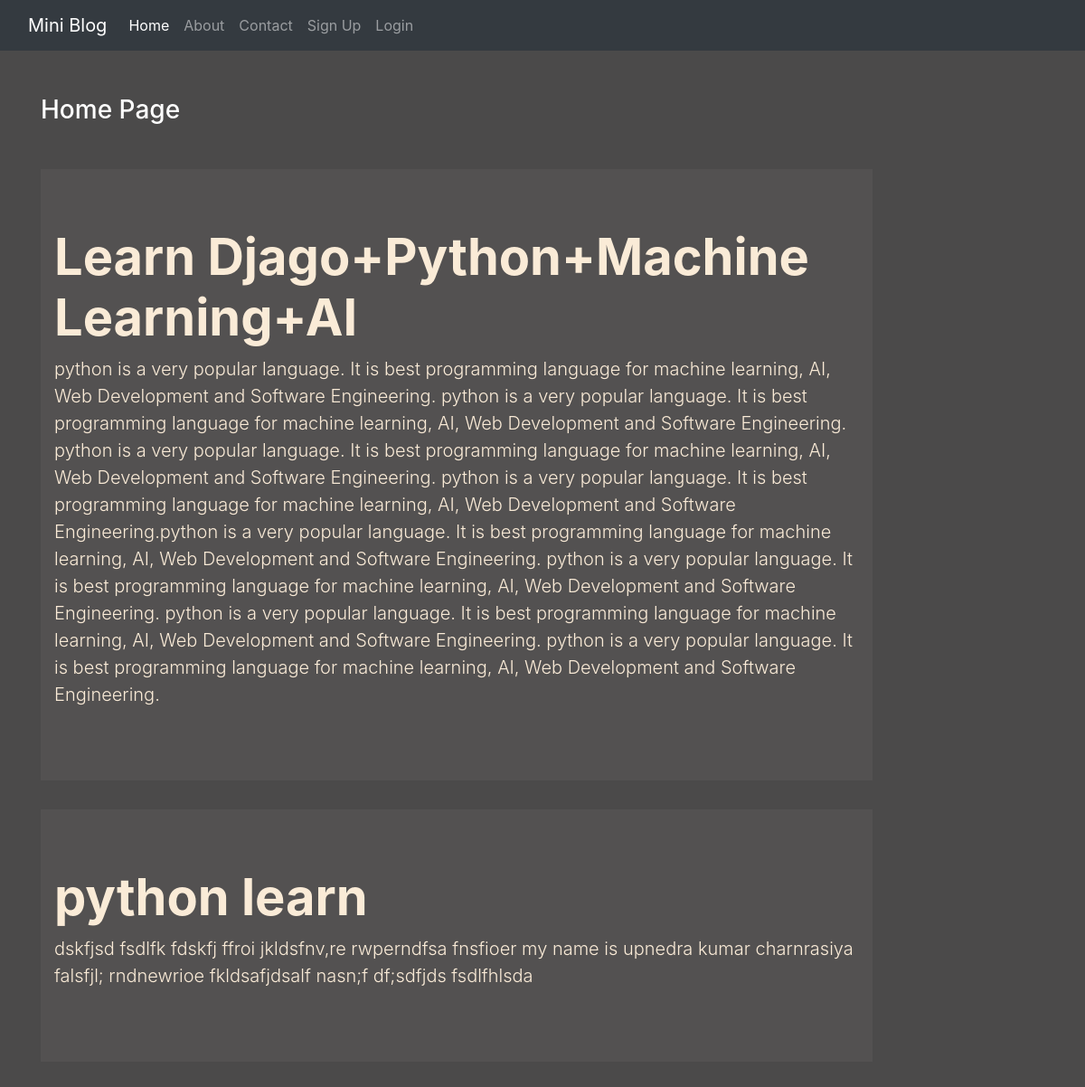
The page / on the database its author committed.
### blog/models.py (models this page shows)
class Post(models.Model):
    title = models.CharField(max_length=150)
    desc = models.TextField()

### blog/views.py (the view)
# urls.py: 2. Add a URL to urlpatterns:  path('', Home.as_view(), name='home')
def Home(request):
    post = Post.objects.all()
    return render(request,"blog/home.html",{"post":post})

### blog/templates/blog/home.html
{% extends "blog/base.html" %}
{% load static %}
{% block content %}
    <div class="col-sm-10">
        <h3 class="text-white my-5">Home Page</h3>
        {% for p in post %}
          <div class="jumbotron jumbotron-fluid jumbo-color">
              <div class="container">
                  <h1 class="display-4 font-weight-bold">{{p.title}}</h1>
                  <p class="lead">{{p.desc}}</p>
              </div>
            </div>
            {% endfor %}
    </div>
{% endblock content %}

### blog/static/blog/css/styles.css (style rules this page uses)
body { background-color: rgb(75,74,74); color: antiquewhite; }
.jumbo-color { background-color: rgb(83, 81, 81); }

### rows shown on the page
Post: title "Learn Djago+Python+Machine Learning+AI", desc "python is a very popular language. It is best programming language for machine learning, AI, Web Development and Software Engineering. python is a very popular language. It is best programming language for machine learning, AI, Web Development and Software Engineering. python is a very popular language. It is best programming language for machine learning, AI, Web Development and Software Engineering. python is a very popular language. It is best programming language for machine learning, AI, Web Development and Software Engineering.python is a very popular language. It is best programming language for machine learning, AI, Web Development and Software Engineering. python is a very popular…"
Post: title "python learn", desc "dskfjsd fsdlfk fdskfj ffroi jkldsfnv,re rwperndfsa fnsfioer my name is upnedra kumar charnrasiya falsfjl; rndnewrioe fkldsafjdsalf nasn;f df;sdfjds fsdlfhlsda"
